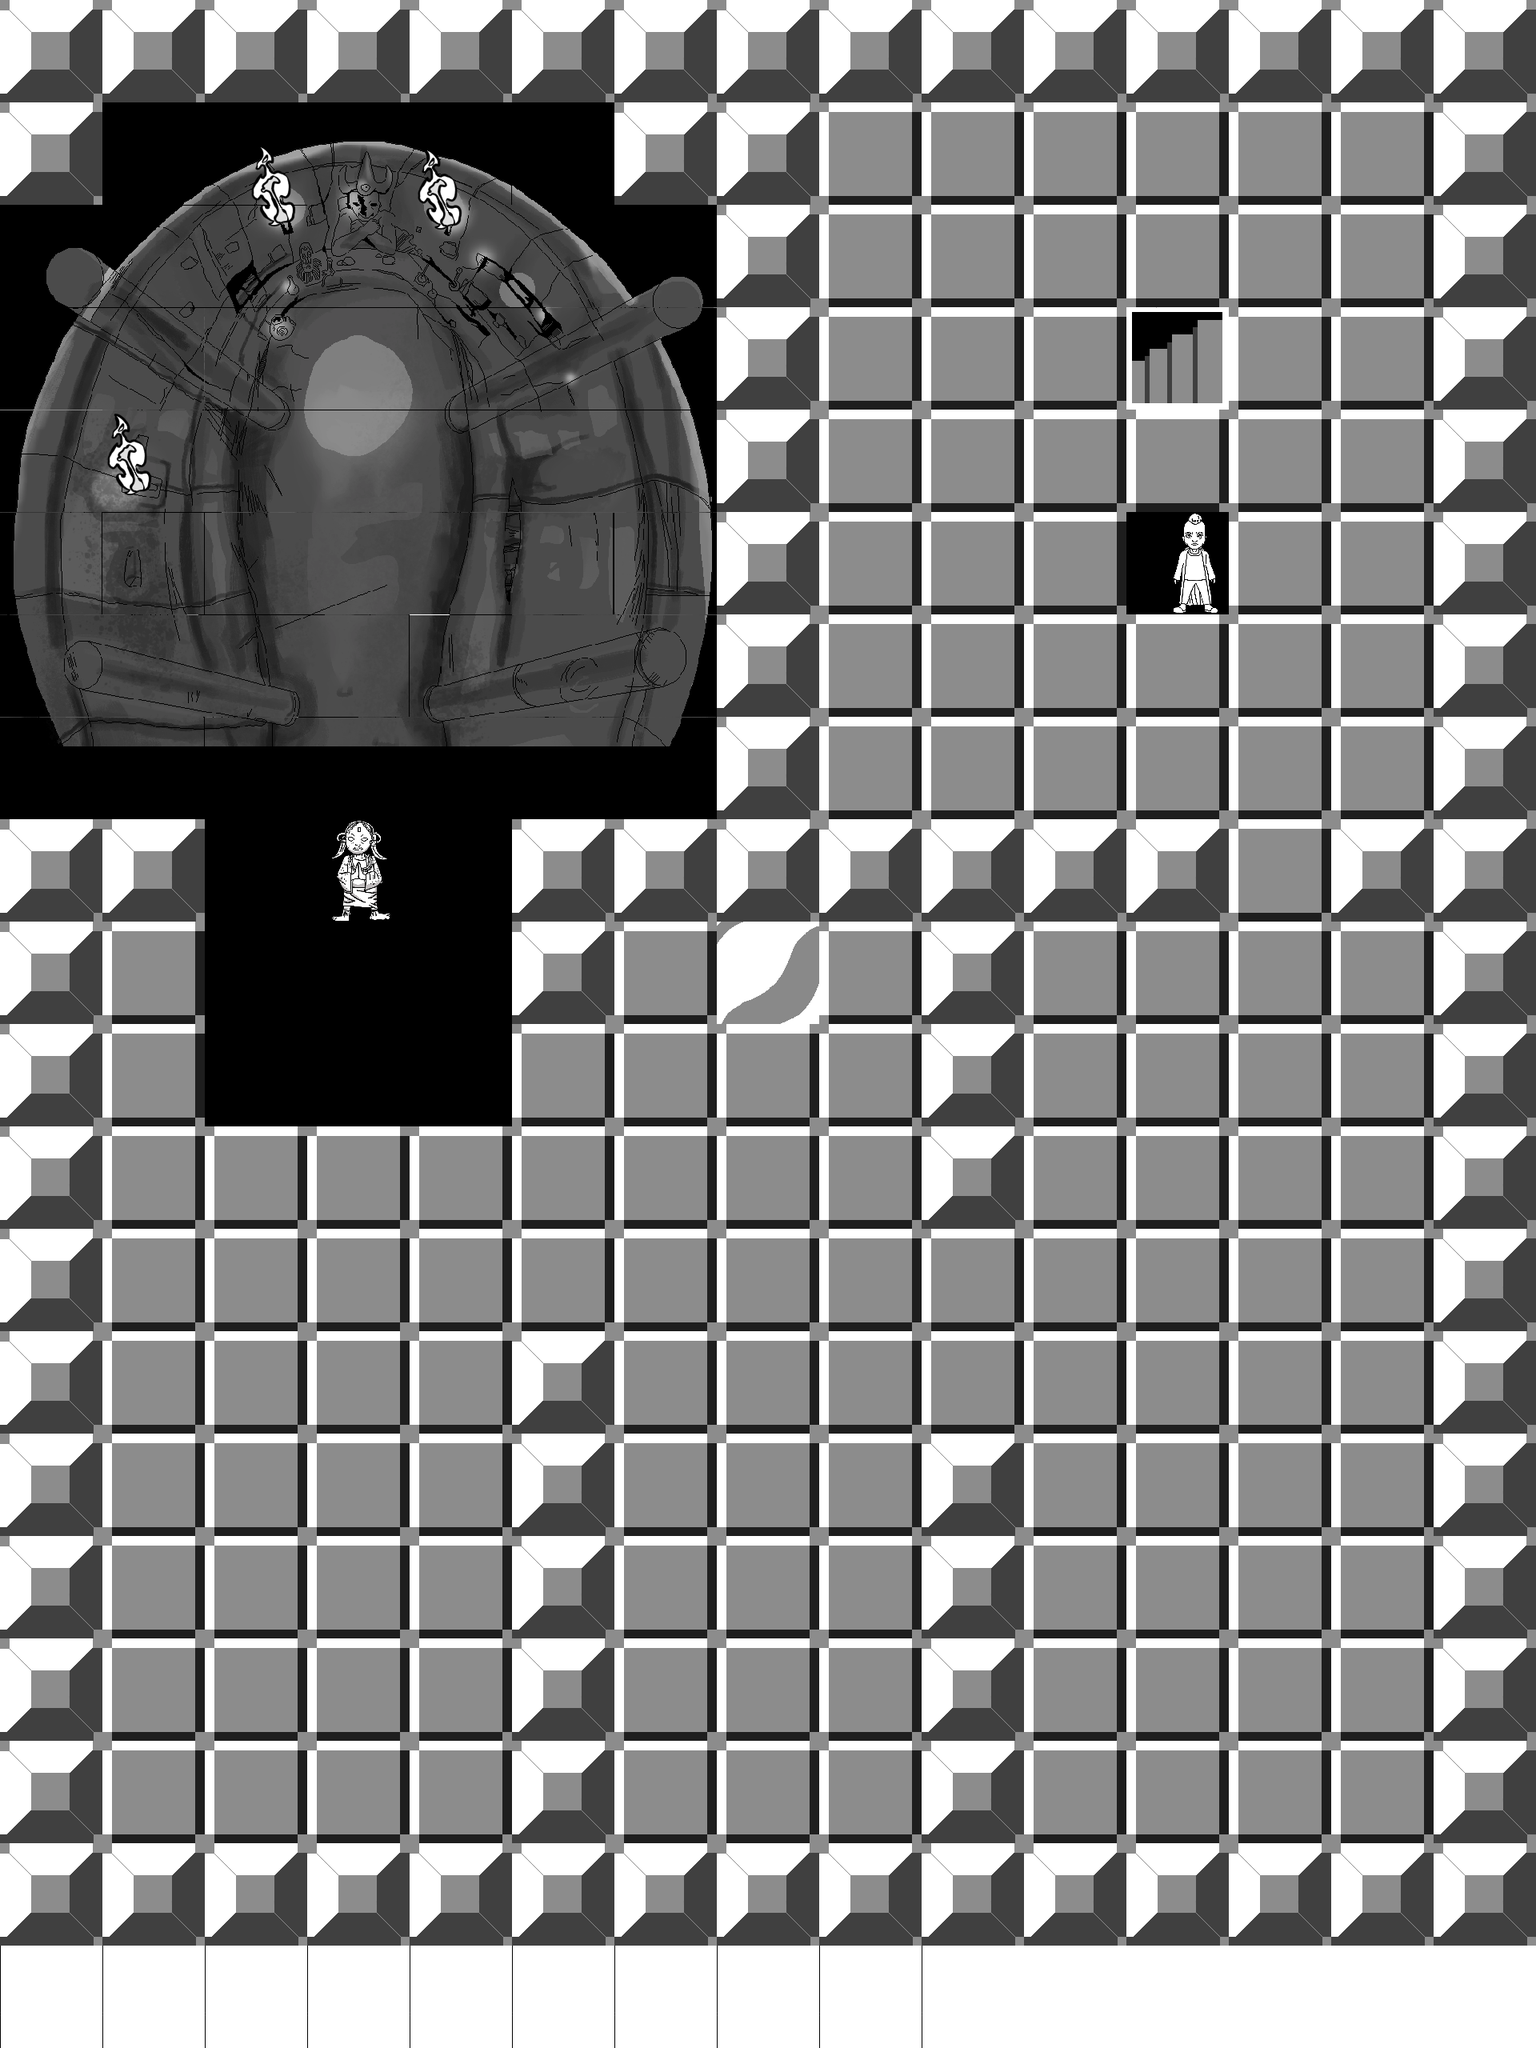

The image is a tile-based game level rendered from a .tmx file. Its description and complete source (layers, tilesets, objects, tile grids) follow:
An orthogonal 15x20 tile map with 128x128 px tiles, 4 tile layers (ground_layer, fire_1, fire_2, fire_3).

<map version="1.10" tiledversion="1.11.0" orientation="orthogonal" renderorder="right-down" width="15" height="20" tilewidth="128" tileheight="128" infinite="0" nextlayerid="5" nextobjectid="1">
 <editorsettings>
  <export format="tmx" />
 </editorsettings>
 <tileset firstgid="1" source="godot_128x_dungeon_tileset.tsx" />
 <layer id="1" name="ground_layer" width="15" height="20">
  <data encoding="csv">
70,70,70,70,70,70,70,70,70,70,70,70,70,70,70,
70,99,100,101,102,104,70,70,69,69,69,69,69,69,70,
105,79,107,113,114,127,128,70,69,69,69,69,69,69,70,
144,153,145,146,147,158,159,70,69,69,69,56,69,69,70,
160,161,162,163,164,165,166,70,69,69,69,69,69,69,70,
168,154,174,175,176,177,178,70,69,69,69,52,69,69,70,
179,180,181,182,187,188,189,70,69,69,69,69,69,69,70,
190,191,192,193,194,195,196,70,69,69,69,69,69,69,70,
70,70,0,42,0,70,70,70,70,70,70,70,69,70,70,
70,69,0,0,0,70,69,1,69,70,69,69,69,69,70,
70,69,0,0,0,69,69,69,69,70,69,69,69,69,70,
70,69,69,69,69,69,69,69,69,70,69,69,69,69,70,
70,69,69,69,69,69,69,69,69,69,69,69,69,69,70,
70,69,69,69,69,70,69,69,69,69,69,69,69,69,70,
70,69,69,69,69,70,69,69,69,70,69,69,69,69,70,
70,69,69,69,69,70,69,69,69,70,69,69,69,69,70,
70,69,69,69,69,70,69,69,69,70,69,69,69,69,70,
70,69,69,69,69,70,69,69,69,70,69,69,69,69,70,
70,70,70,70,70,70,70,70,70,70,70,70,70,70,70,
83,83,83,83,83,83,83,83,83,83,84,84,84,84,84
</data>
 </layer>
 <layer id="2" name="fire_1" width="15" height="20" offsetx="-40" offsety="42">
  <data encoding="csv">
0,0,0,0,0,0,0,0,0,0,0,0,0,0,0,
0,0,0,0,39,0,0,0,0,0,0,0,0,0,0,
0,0,0,0,0,0,0,0,0,0,0,0,0,0,0,
0,0,0,0,0,0,0,0,0,0,0,0,0,0,0,
0,0,0,0,0,0,0,0,0,0,0,0,0,0,0,
0,0,0,0,0,0,0,0,0,0,0,0,0,0,0,
0,0,0,0,0,0,0,0,0,0,0,0,0,0,0,
0,0,0,0,0,0,0,0,0,0,0,0,0,0,0,
0,0,0,0,0,0,0,0,0,0,0,0,0,0,0,
0,0,0,0,0,0,0,0,0,0,0,0,0,0,0,
0,0,0,0,0,0,0,0,0,0,0,0,0,0,0,
0,0,0,0,0,0,0,0,0,0,0,0,0,0,0,
0,0,0,0,0,0,0,0,0,0,0,0,0,0,0,
0,0,0,0,0,0,0,0,0,0,0,0,0,0,0,
0,0,0,0,0,0,0,0,0,0,0,0,0,0,0,
0,0,0,0,0,0,0,0,0,0,0,0,0,0,0,
0,0,0,0,0,0,0,0,0,0,0,0,0,0,0,
0,0,0,0,0,0,0,0,0,0,0,0,0,0,0,
0,0,0,0,0,0,0,0,0,0,0,0,0,0,0,
0,0,0,0,0,0,0,0,0,0,0,0,0,0,0
</data>
 </layer>
 <layer id="3" name="fire_2" width="15" height="20" offsetx="8" offsety="38">
  <data encoding="csv">
0,0,0,0,0,0,0,0,0,0,0,0,0,0,0,
0,0,39,0,0,0,0,0,0,0,0,0,0,0,0,
0,0,0,0,0,0,0,0,0,0,0,0,0,0,0,
0,0,0,0,0,0,0,0,0,0,0,0,0,0,0,
0,0,0,0,0,0,0,0,0,0,0,0,0,0,0,
0,0,0,0,0,0,0,0,0,0,0,0,0,0,0,
0,0,0,0,0,0,0,0,0,0,0,0,0,0,0,
0,0,0,0,0,0,0,0,0,0,0,0,0,0,0,
0,0,0,0,0,0,0,0,0,0,0,0,0,0,0,
0,0,0,0,0,0,0,0,0,0,0,0,0,0,0,
0,0,0,0,0,0,0,0,0,0,0,0,0,0,0,
0,0,0,0,0,0,0,0,0,0,0,0,0,0,0,
0,0,0,0,0,0,0,0,0,0,0,0,0,0,0,
0,0,0,0,0,0,0,0,0,0,0,0,0,0,0,
0,0,0,0,0,0,0,0,0,0,0,0,0,0,0,
0,0,0,0,0,0,0,0,0,0,0,0,0,0,0,
0,0,0,0,0,0,0,0,0,0,0,0,0,0,0,
0,0,0,0,0,0,0,0,0,0,0,0,0,0,0,
0,0,0,0,0,0,0,0,0,0,0,0,0,0,0,
0,0,0,0,0,0,0,0,0,0,0,0,0,0,0
</data>
 </layer>
 <layer id="4" name="fire_3" width="15" height="20" offsetx="-44" offsety="-10">
  <data encoding="csv">
0,0,0,0,0,0,0,0,0,0,0,0,0,0,0,
0,0,0,0,0,0,0,0,0,0,0,0,0,0,0,
0,0,0,0,0,0,0,0,0,0,0,0,0,0,0,
0,0,0,0,0,0,0,0,0,0,0,0,0,0,0,
0,39,0,0,0,0,0,0,0,0,0,0,0,0,0,
0,0,0,0,0,0,0,0,0,0,0,0,0,0,0,
0,0,0,0,0,0,0,0,0,0,0,0,0,0,0,
0,0,0,0,0,0,0,0,0,0,0,0,0,0,0,
0,0,0,0,0,0,0,0,0,0,0,0,0,0,0,
0,0,0,0,0,0,0,0,0,0,0,0,0,0,0,
0,0,0,0,0,0,0,0,0,0,0,0,0,0,0,
0,0,0,0,0,0,0,0,0,0,0,0,0,0,0,
0,0,0,0,0,0,0,0,0,0,0,0,0,0,0,
0,0,0,0,0,0,0,0,0,0,0,0,0,0,0,
0,0,0,0,0,0,0,0,0,0,0,0,0,0,0,
0,0,0,0,0,0,0,0,0,0,0,0,0,0,0,
0,0,0,0,0,0,0,0,0,0,0,0,0,0,0,
0,0,0,0,0,0,0,0,0,0,0,0,0,0,0,
0,0,0,0,0,0,0,0,0,0,0,0,0,0,0,
0,0,0,0,0,0,0,0,0,0,0,0,0,0,0
</data>
 </layer>
</map>
